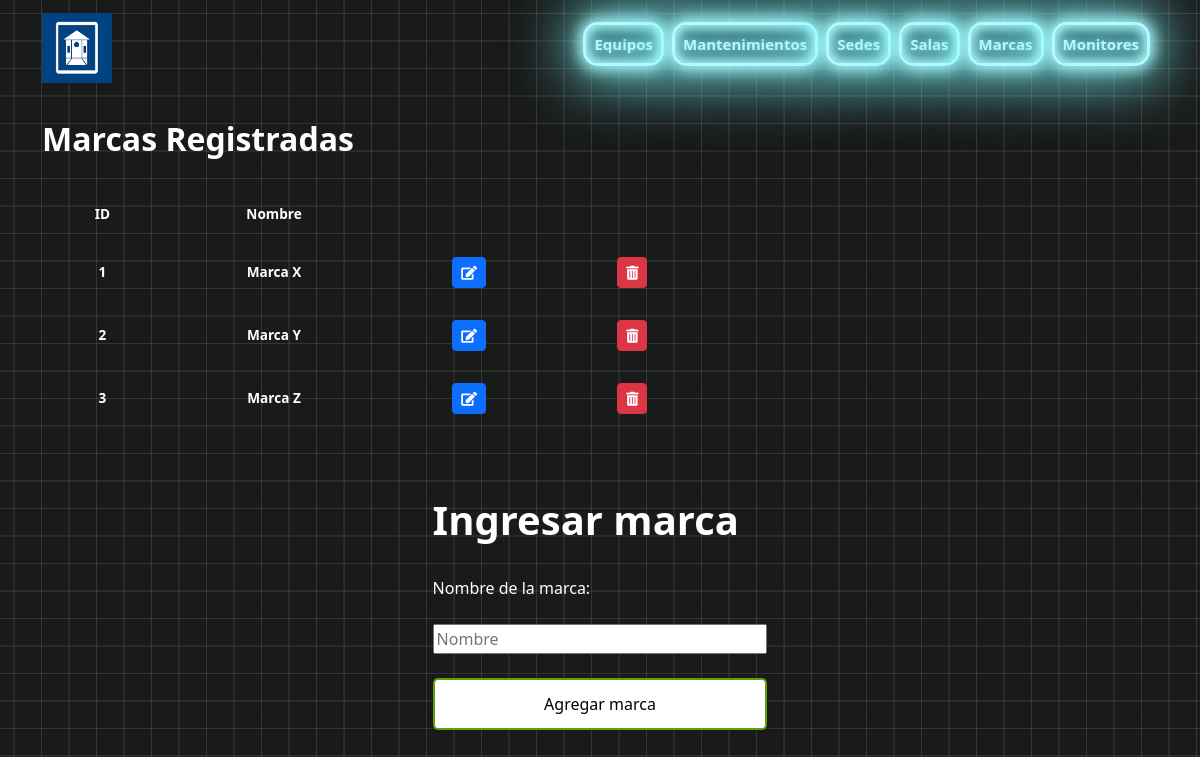
The app's page /marcas/listar_marca.php, older data.
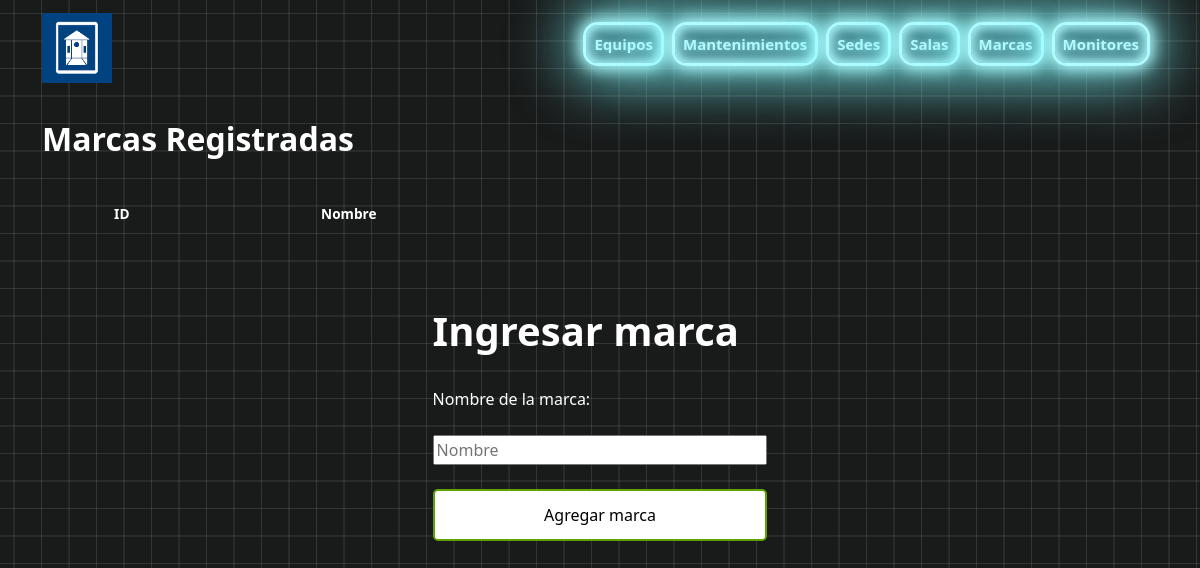
The same page, newer data.
### tables this page shows
CREATE TABLE marcas (
    id INT AUTO_INCREMENT PRIMARY KEY NOT NULL,
    nombre VARCHAR(255) NOT NULL
);

### marcas/listar_marca.php (the view, shortened to what this page needs)
<?php
$conect = connection();
$sql = "SELECT * FROM marcas";
$query = mysqli_query($conect , $sql);
?>
<!DOCTYPE html>
<html lang="en">
<head>
    <link href="https://cdn.jsdelivr.net/npm/bootstrap@5.3.3/dist/css/bootstrap.min.css" rel="stylesheet">
    <link href="https://cdnjs.cloudflare.com/ajax/libs/font-awesome/5.15.4/css/all.min.css" rel="stylesheet">
    <link rel="stylesheet" href="../style/style.css">
</head>
<body class="container">
<?php include('../nav.php'); ?>
<div class="tabla-form">
        <h2>Marcas Registradas</h2>
        <table>
            <thead>
                <tr>
                    <th>ID</th>
                    <th>Nombre</th>
                    <th></th>
                    <th></th>
                </tr>
            </thead>
            <tbody>
                <?php
                while($row = mysqli_fetch_array($query)):
                ?>
                <tr>
                <th><?= $row['id'] ?></th>
                <th><?= $row['nombre'] ?></th>
                <th><a href="editar_marca.php?id=<?= $row['id'] ?>" class="btn btn-primary btn-sm">
                                    <i class="fas fa-edit"></i>
                                </a>
                <th><a href="eliminar_marca.php?id=<?= $row['id'] ?>"  class="btn btn-danger btn-sm">
                                    <i class="fas fa-trash-alt"></i>
                                </a>
                </tr>
                <?php
                endwhile;
                ?>
            </tbody>
        </table>
        <br>
    </div>
    <div class="users-form">
        <form action="insertar_marca.php" method ="POST">
            <h1> Ingresar marca </h1>
            <label for="nombre" class="title"> Nombre de la marca:</label>
            <input type="text" name="nombre" placeholder="Nombre">
            <input type="submit" value="Agregar marca">
        </form>
    </div>
</body>
</html>

### nav.php (shortened to what this page needs)
<nav class="navbar navbar-expand-lg navbar-dark  mb-4">
    <a class="navbar-brand" href="#">
        <img src="../unimayor.png" alt="Logo" width="70" height="70" name="logo" onclick="reloadPage()">
    </a>
    <div class="collapse navbar-collapse justify-content-end" id="navbarNav">
        <ul class="navbar-nav">
            <li class="nav-item">
                <a href="../equipos/listar_equipo.php" class="nav-link btn btn-primary btn-lg btn-block glowbutton me-2 mb-2">Equipos</a>
            </li>
            <li class="nav-item">
                <a href="../mantenimientos/listar_mantenimientos.php" class="nav-link btn btn-primary btn-lg btn-block glowbutton me-2 mb-2">Mantenimientos</a>
            </li>
            <li class="nav-item">
                <a href="../sedes/listar_sedes.php" class="nav-link btn btn-primary btn-lg btn-block glowbutton me-2 mb-2">Sedes</a>
            </li>
            <li class="nav-item">
                <a href="../salas/listar_sala.php" class="nav-link btn btn-primary btn-lg btn-block glowbutton me-2 mb-2">Salas</a>
            </li>
            <li class="nav-item">
                <a href="../marcas/listar_marca.php" class="nav-link btn btn-primary btn-lg btn-block glowbutton me-2 mb-2">Marcas</a>
            </li>
            <li class="nav-item">
                <a href="../monitores/listar_monitores.php" class="nav-link btn btn-primary btn-lg btn-block glowbutton me-2 mb-2">Monitores</a>
            </li>
        </ul>
    </div>
</nav>

### style/style.css (style rules this page uses)
.container { width: 100%; height: 100%; max-width: auto; --color: rgba(114, 114, 114, 0.3); background-color: #191a1a; background-image: linear-gradient(0deg, transparent 24%, var(--color) 25%, var(--color) 26%, transparent 27%,transparent 74%, var(--color) 75%, var(--color) 76%, transparent 77%,transparent), linear-gradient(90deg, transparent 24%, var(--color) 25%, var(--color) 26%, transparent 27%,transparent 74%, var(--color) 75%, var(--color) 76%, transparent 77%,transparent); background-size: 55px 55px; }
.title { color: white; }
.users-form form { display: flex; flex-direction: column; gap: 24px; width: 30%; margin: 20px auto; table-layout: fixed; }
.users-form form input { font-family: 'Segoe UI','sans-serif'; }
.users-form h1, .tabla-form h2 { color: white; font-family: 'Segoe UI', sans-serif; font-weight: bold; }
.users-form form input[type=submit] { border: none; padding: 12px 50px; text-decoration: none; transition-duration: 0.4s; cursor: pointer; border-radius: 5px; background-color: white; color: black; border: 2px solid #60a100; }
table th { color: white; font-family: 'Segoe UI', sans-serif; font-weight: bold; }
table th { padding: 16px; text-align: center; font-size: .85em; }
.glowbutton { --glow-color: rgb(176, 252, 255); --glow-spread-color: rgba(123, 251, 255, 0.781); --enhanced-glow-color: rgb(206, 255, 255); --btn-color: rgb(61, 127, 136); border: 0.25em solid var(--glow-color); padding: 1em 3em; color: var(--glow-color); font-size: 15px; font-weight: bold; background-color: var(--btn-color); border-radius: 1em; box-shadow: 0 0 1em 0.25em var(--glow-color), 0 0 4em 1em var(--glow-spread-color), inset 0 0 0.75em 0.25em var(--glow-color); text-shadow: 0 0 0.5em var(--glow-color); position: relative; transition: all 0.3s; }
.glowbutton::after { pointer-events: none; content: ""; position: absolute; top: 120%; left: 0; height: 100%; width: 100%; filter: blur(2em); opacity: 0.7; transform: perspective(1.5em) rotateX(35deg) scale(1, 0.6); }
.tabla-form { display: flex; flex-direction: column; gap: 22px; width: 60%; }
@media (min-width: 768px) { .navbar-nav .nav-link { padding: 0.5rem 1rem; } }

Row changes from the older to the newer data that the page shows:
removed marcas: id "1", nombre "Marca X"
removed marcas: id "2", nombre "Marca Y"
removed marcas: id "3", nombre "Marca Z"
